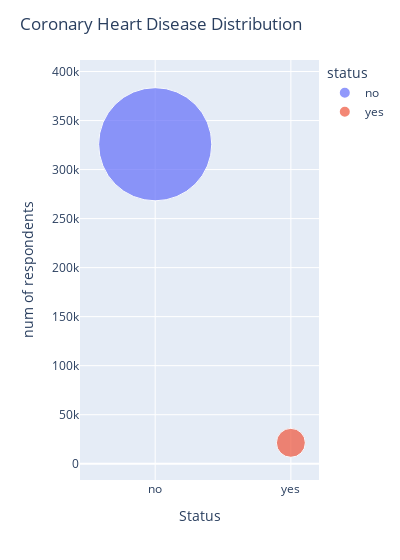

Here is the notebook cell this chart was saved with:
### Markdown cell above
This column contains data about respondents, if they have had angina or coronary heart disease:

| Code | Description  |
|------|--------------|
| 1    | Yes          |
| 2    | No           |
| 7    | Not sure     |
| 9    | Missing      |

Get rid of rows that contain 7,9 as responses

### Code cell
# Remove rows with 7,9 as responses
BRFSS_V2 = BRFSS_V2[BRFSS_V2['CVDCRHD4'] != 7]
BRFSS_V2 = BRFSS_V2[BRFSS_V2['CVDCRHD4'] != 9]

# Add renamed column onot table
BRFSS_V2['coronary_heart_disease'] = BRFSS_V2['CVDCRHD4'].astype('int')

# Map vals for visualisation purposes
chd_map = {1:'yes', 2:'no'}
chd_dist = BRFSS_V2['coronary_heart_disease'].map(chd_map)
chd_dist = chd_dist.value_counts().reset_index()
chd_dist.columns = ['status', 'count']

# Create bubble chart
fig = px.scatter(chd_dist, x='status', y='count', size='count', color='status',
                 hover_name='status', size_max=80)

fig.update_layout(title='Coronary Heart Disease Distribution', xaxis_title='Status', yaxis_title='num of respondents', width=400)
fig.show()

### Figure 1 — Plotly figure (JSON) as saved in the notebook; plotly's stock layout.template omitted (floating-point values rounded to 4 significant figures)
{"data": [{"hovertemplate": "<b>%{hovertext}</b><br><br>status=%{x}<br>count=%{marker.size}<extra></extra>", "hovertext": ["no"], "legendgroup": "no", "marker": {"color": "#636efa", "size": [325821], "sizemode": "area", "sizeref": 50.91, "symbol": "circle"}, "mode": "markers", "name": "no", "orientation": "v", "showlegend": true, "type": "scatter", "x": ["no"], "xaxis": "x", "y": [325821], "yaxis": "y"}, {"hovertemplate": "<b>%{hovertext}</b><br><br>status=%{x}<br>count=%{marker.size}<extra></extra>", "hovertext": ["yes"], "legendgroup": "yes", "marker": {"color": "#EF553B", "size": [21313], "sizemode": "area", "sizeref": 50.91, "symbol": "circle"}, "mode": "markers", "name": "yes", "orientation": "v", "showlegend": true, "type": "scatter", "x": ["yes"], "xaxis": "x", "y": [21313], "yaxis": "y"}], "layout": {"legend": {"itemsizing": "constant", "title": {"text": "status"}, "tracegroupgap": 0}, "margin": {"t": 60}, "title": {"text": "Coronary Heart Disease Distribution"}, "width": 400, "xaxis": {"anchor": "y", "categoryarray": ["no", "yes"], "categoryorder": "array", "domain": [0, 1], "title": {"text": "Status"}}, "yaxis": {"anchor": "x", "domain": [0, 1], "title": {"text": "num of respondents"}}}}
